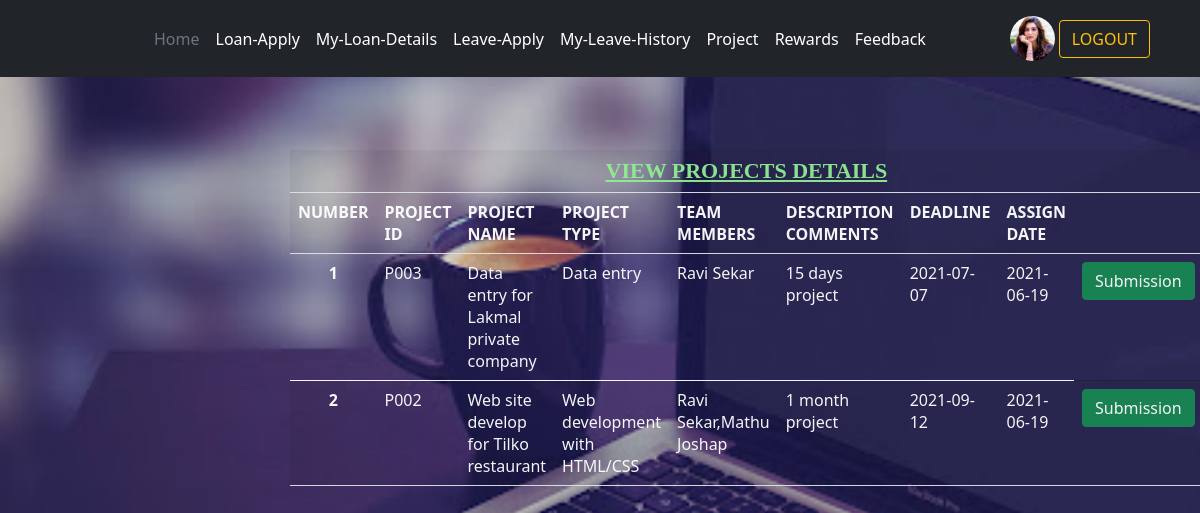
The page /viewproject.php (signed in) on the database its author committed.
### tables this page shows
CREATE TABLE IF NOT EXISTS `emp_registration` (
  `empid` varchar(5) NOT NULL,
  `title` varchar(10) NOT NULL,
  `firstname` varchar(100) NOT NULL,
  `lastname` varchar(100) NOT NULL,
  `email` varchar(100) NOT NULL,
  `nic` varchar(12) NOT NULL,
  `username` varchar(100) NOT NULL,
  `emproll` varchar(100) NOT NULL,
  `department` varchar(100) NOT NULL,
  `appointment_date` date NOT NULL,
  `basic_salary` decimal(10,2) NOT NULL,
  `address` varchar(200) NOT NULL,
  `gender` varchar(10) NOT NULL,
  `dob` date NOT NULL,
  `mobileno` varchar(10) NOT NULL,
  `homeno` varchar(10) NOT NULL DEFAULT '-',
  `civil_status` varchar(100) NOT NULL,
  `ethnicity` varchar(100) NOT NULL,
  `religion` varchar(100) NOT NULL,
  `edu_level` varchar(100) NOT NULL,
  `work_experience` varchar(255) NOT NULL DEFAULT '-',
  `photo` text NOT NULL,
  `cv` text NOT NULL,
  `bankname` varchar(100) NOT NULL,
  `branch` varchar(100) NOT NULL,
  `acc_no` varchar(12) NOT NULL,
  `ec_name` varchar(100) NOT NULL,
  `ec_relationship` varchar(50) NOT NULL,
  `ec_mobileno` varchar(10) NOT NULL,
  `ec_homeno` varchar(10) NOT NULL,
  `ec_workno` varchar(10) NOT NULL,
  `usertype` varchar(100) NOT NULL DEFAULT 'emp',
  PRIMARY KEY (`empid`),
  UNIQUE KEY `email` (`email`),
  UNIQUE KEY `username` (`username`),
  UNIQUE KEY `nic` (`nic`)
);

CREATE TABLE IF NOT EXISTS `assign_project` (
  `ProjectID` varchar(4) NOT NULL,
  `ProjectName` varchar(50) NOT NULL,
  `ProjectType` varchar(50) NOT NULL,
  `TeamMembers` varchar(200) NOT NULL,
  `DescriptionComments` varchar(200) NOT NULL,
  `DeadLine` date NOT NULL,
  `AssignDate` date NOT NULL
);

### viewproject.php (the view, shortened to what this page needs)
<?php include 'controllers/authController.php'?>
<html>
<head>
<link rel="stylesheet" href="bootstrap/css/bootstrap.min.css">
</head>
<body style="background-image: url('images/unnamed.jpg'); background-repeat: no-repeat, repeat; background-size: cover; background-position: left; background-attachment: fixed;color:white">
  <?php
        if ($_SESSION['usertype']=='hr' || $_SESSION['usertype']=='emp' ) {
            include "hr_emp_header.php";
        }
    ?>
<div class="col-md-11" style="padding-left: 280px; margin-top:150px; ">
<?php
$mysqli=new mysqli('localhost','root','' ,'emp-management-sys') or die(mysqli_error($mysqli));
$result=$mysqli->query("SELECT ProjectID,ProjectName,ProjectType,TeamMembers,DescriptionComments,DeadLine,AssignDate from assign_project") or die($mysqli->error);
$cnt=1;
?>
<table class="table table-striped" style="margin:50px 10px; opacity:0.95;">
<tr><td class="headi" colspan="11" align="center"><u>VIEW PROJECTS DETAILS</u></td></tr>
<tr>
  <th style="color:white" >NUMBER</th>
  <th style="color:white">PROJECT ID</th>
  <th style="color:white">PROJECT NAME</th>
  <th style="color:white">PROJECT TYPE</th>
  <th style="color:white">TEAM MEMBERS</th>
  <th style="color:white">DESCRIPTION COMMENTS</th>
  <th style="color:white">DEADLINE</th>
  <th  style="color:white">ASSIGN DATE</th>
  <?php
    if ($_SESSION['usertype']=='hr'||$_SESSION['usertype']=='emp') {
      ?>
        <th >     </th>
      <?php } ?>
</tr>
<?php
while($row=$result->fetch_assoc()):
?>
<tr>
<td align="center" style="color:white"> <b><?php echo htmlentities($cnt);?></b></td>
<td  style="color:white"><?php echo $row['ProjectID'];?></td>
<td style="color:white"><?php echo $row['ProjectName'];?></td>
<td style="color:white"><?php echo $row['ProjectType'];?></td>
<td style="color:white"><?php echo $row['TeamMembers'];?></td>
<td style="color:white"><?php echo $row['DescriptionComments'];?></td>
<td style="color:white"><?php echo $row['DeadLine'];?></td>
<td style="color:white"><?php echo $row['AssignDate'];?></td>
<?php
if ($_SESSION['usertype']=='hr' || $_SESSION['usertype']=='emp' ) {
  ?>
    <td><a href="a_submission.php?pid=<?php echo $row['ProjectID'];?>">
    <input type='button' class='btn btn-success' name='Submission' value='Submission'></a></td>
  <?php
} ?>
</tr>
                                         <?php $cnt++; ?>
<?php endwhile; ?>
<?php
$dbServername ="localhost";
$dbUsername ="root";
$dbPassword ="";
$dbName ="emp-management-sys";
$conn = mysqli_connect($dbServername, $dbUsername,$dbPassword,$dbName);
$sql="SELECT ProjectID,ProjectName,ProjectType,TeamMembers,DescriptionComments,DeadLine,AssignDate from assign_project ORDER BY ProjectID ASC";
$result=$conn->query($sql);
 if($result->num_rows>0){
	echo "</table>";
 }
 else{
    echo "<tr><td colspan=11 align=center style=color:white>No Project Available </td></tr>";
 }
?>
</div>
</body>
</html>

### hr_emp_header.php (shortened to what this page needs)
<?php
include 'controllers/authController.php'?>
<?php
$uname = $_SESSION['username'];
$sql1 = "SELECT* from `emp_registration` where username='$uname' ";
$result1 = mysqli_query($conn, $sql1);
$employ = mysqli_fetch_assoc($result1);
$poto=$employ['photo'];
?>
<!DOCTYPE html>
<html lang="en">
    <head>
        <link rel="stylesheet" href="bootstrap/css/bootstrap.min.css">
        <link rel="stylesheet" href="https://cdnjs.cloudflare.com/ajax/libs/font-awesome/5.15.3/css/all.min.css">
    </head>
  <body>
<header class="p-3 bg-dark text-white fixed-top">
    <div class="container">
      <div class="d-flex flex-wrap align-items-center justify-content-center justify-content-lg-start">
        <a href="/" class="d-flex align-items-center mb-2 mb-lg-0 text-white text-decoration-none">
          <svg class="bi me-2" width="40" height="32" role="img" aria-label="Bootstrap"><use xlink:href="#bootstrap"/></svg>
        </a>
        <button class="navbar-toggler" type="button" data-bs-toggle="collapse" data-bs-target="#navbarSupportedContent" aria-controls="navbarSupportedContent" aria-expanded="false" aria-label="Toggle navigation">
      <span class="navbar-toggler-icon"></span>
    </button>
        <ul class="nav col-12 col-lg-auto me-lg-auto mb-2 justify-content-center mb-md-0">
             <li><a href="index.php" class="nav-link px-2 text-secondary">Home</a></li>
                <li><a href="viewloan.php" class="nav-link px-2 text-white">Loan-Apply</a></li>
                <li><a href="myloan_details.php" class="nav-link px-2 text-white">My-Loan-Details</a></li>
                <li><a href="leaveform.php" class="nav-link px-2 text-white">Leave-Apply</a></li>
                <li><a href="leavehistory.php" class="nav-link px-2 text-white">My-Leave-History</a></li>
                <li><a href="viewproject.php" class="nav-link px-2 text-white">Project</a></li>
                <li><a href="viewreward.php" class="nav-link px-2 text-white">Rewards</a></li>
                <li><a href="feedbackadd.php" class="nav-link px-2 text-white">Feedback</a></li>
        </ul>
        <div class="text-end">
             <a href="myprofile.php" style="text-decoration:none; "> <?php echo'<img src="images/emp-photos/'.$poto.'" class="bd-placeholder-img rounded-circle class="img-fluid img-thumbnail" width="45px" height="45px"/>';?> </a>
            <a href="logout.php"><button type="button" class="btn btn-outline-warning me-2">LOGOUT</button></a>
        </div>
      </div>
    </div>
  </header>
  </body>
</html>

### viewproject.php (style rules this page uses)
.headi { font-weight:bold; font-size:22px; color:lightgreen; font-family:new century schoolbook; }
body { margin:0; padding:0; background-image:linear-gradient(rgba(0,0,0,0.2),rgba(0,0,0,0.2)),url(images/abouuspageback.jpg); background-size:cover; background-position:center; font-family:sans-serif; background-repeat: no-repeat; background-attachment: fixed; background-size: 100% 100%; color:white; }

### rows shown on the page
emp_registration: photo (picture)
assign_project: ProjectID "P003", ProjectName "Data entry for Lakmal private company", ProjectType "Data entry", TeamMembers "Ravi Sekar", DescriptionComments "15 days project", DeadLine "2021-07-07", AssignDate "2021-06-19"
assign_project: ProjectID "P002", ProjectName "Web site develop for Tilko restaurant", ProjectType "Web development with HTML/CSS", TeamMembers "Ravi Sekar,Mathu Joshap", DescriptionComments "1 month project", DeadLine "2021-09-12", AssignDate "2021-06-19"
